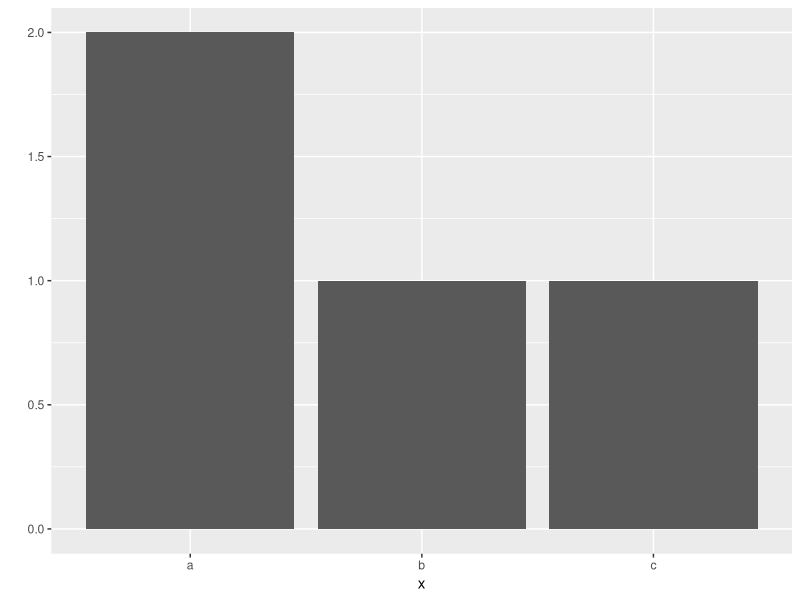
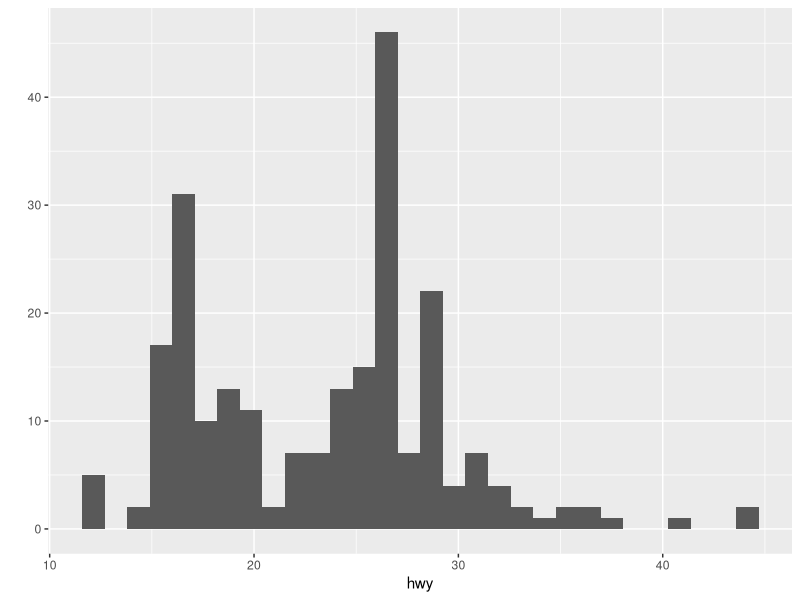
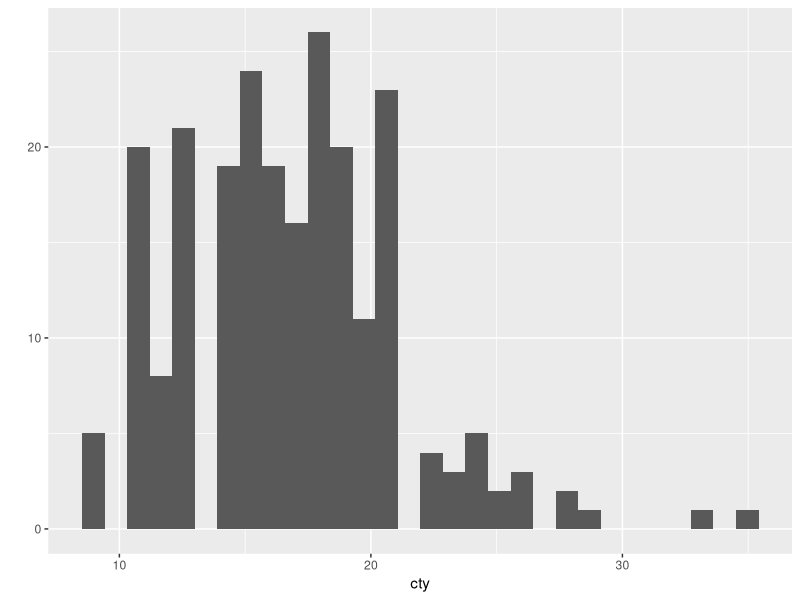
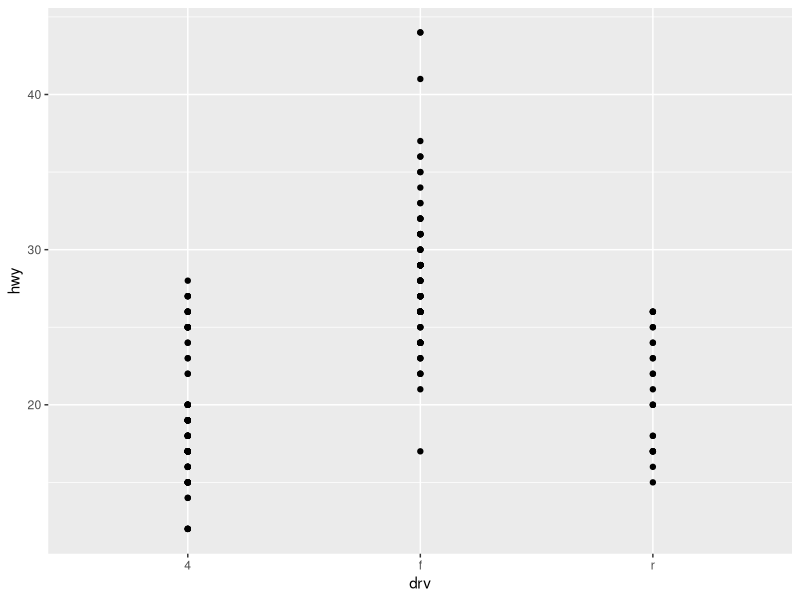
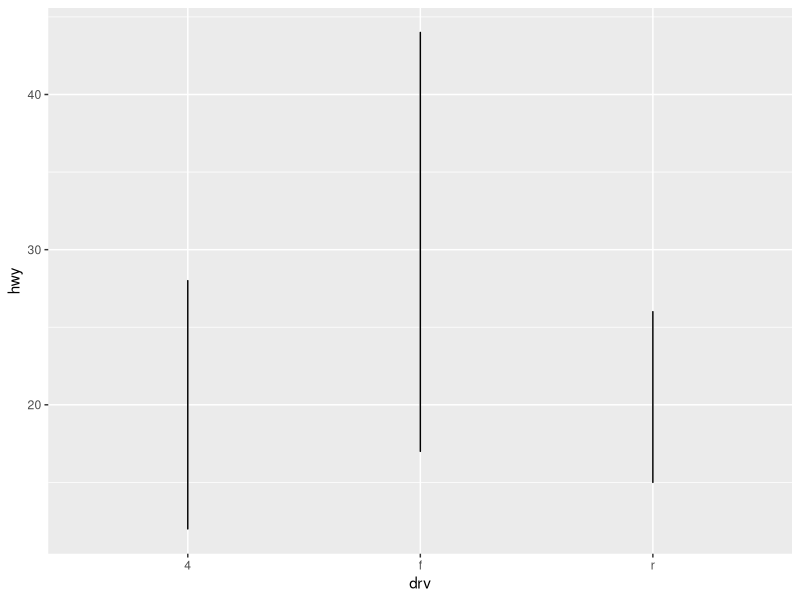
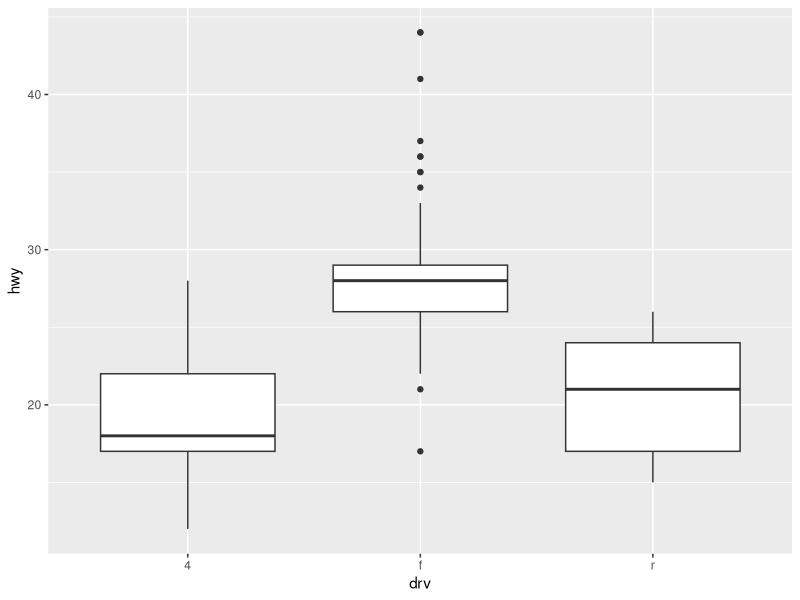

The R source for these figures, in order:
## ---- chunk 1
library(ggplot2)
## ---- chunk 2
x <- c("a","a","b","c")
## ---- chunk 3
qplot(x)
## ---- chunk 4
qplot(data=mpg,x=hwy)
## ---- chunk 5
qplot(data=mpg,x=cty)
## ---- chunk 6
qplot(data=mpg,x=drv,y=hwy)
## ---- chunk 7
qplot(data=mpg,x=drv,y=hwy,geom="line")
## ---- chunk 8
qplot(data=mpg,x=drv,y=hwy,geom="boxplot")
